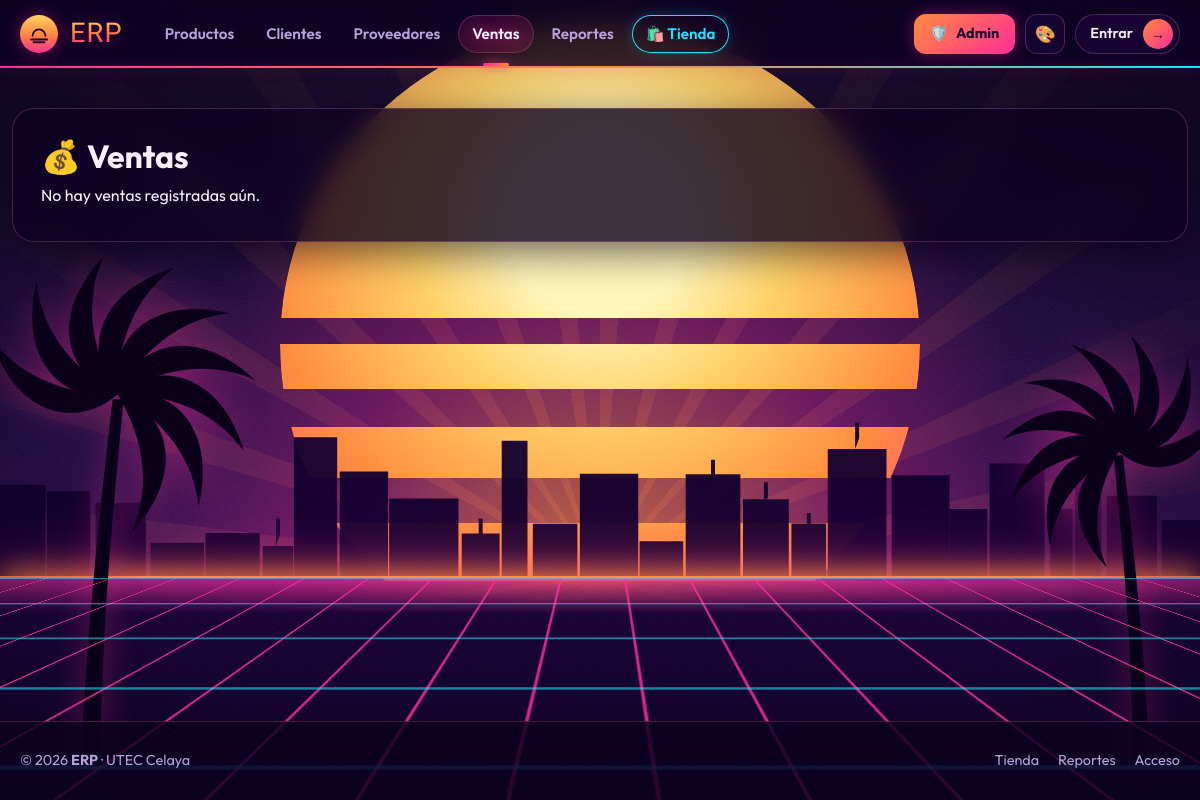
The page /ventas/ on the database as committed earlier.
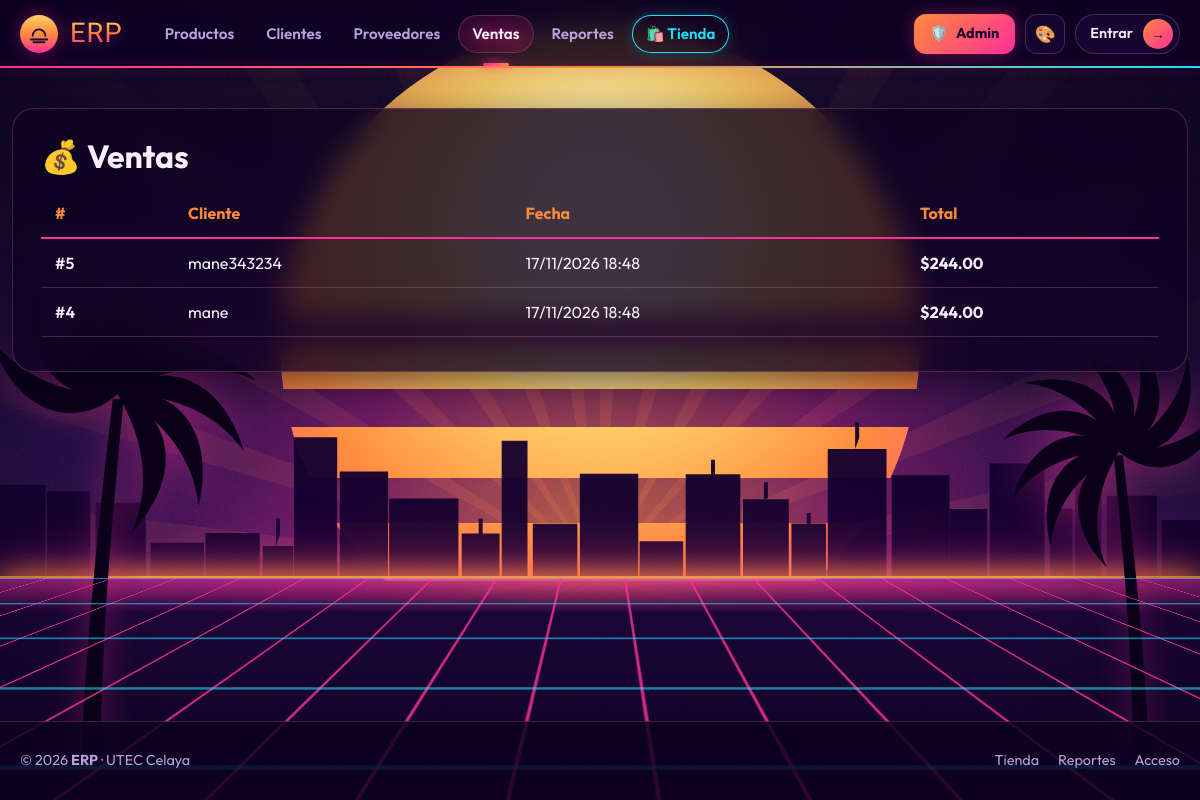
The same page on the database as committed later.
### ventas/models.py (models this page shows, shortened)
class Venta(models.Model):
    cliente = models.ForeignKey(
        Cliente,
        on_delete=models.PROTECT,      # D-03: no borrar cliente con ventas
        related_name='ventas',
        verbose_name='Cliente'
    )
    fecha   = models.DateTimeField(
        auto_now_add=True, verbose_name='Fecha'
    )
    class Meta:
        verbose_name        = 'Venta'
        verbose_name_plural = 'Ventas'
        ordering            = ['-fecha']
    @property
    def total(self) -> Decimal:
        return sum(
            (d.subtotal for d in self.detalles.all()),
            Decimal('0.00')        # valor inicial para venta sin detalles
        )

class DetalleVenta(models.Model):
    venta           = models.ForeignKey(
        Venta,
        on_delete=models.CASCADE,      # borrar Venta → borrar sus líneas
        related_name='detalles',
        verbose_name='Venta'
    )
    producto        = models.ForeignKey(
        Producto,
        on_delete=models.PROTECT,      # D-05: no borrar producto con ventas
        related_name='detalles_venta',
        verbose_name='Producto'
    )
    cantidad        = models.PositiveIntegerField(
        verbose_name='Cantidad'
    )
    precio_unitario = models.DecimalField(
        max_digits=10,
        decimal_places=2,
        verbose_name='Precio unitario',
        help_text='Precio al momento de la venta (D-06).'
    )
    class Meta:
        verbose_name        = 'Detalle de venta'
        verbose_name_plural = 'Detalles de venta'
    @property
    def subtotal(self) -> Decimal:
        return self.precio_unitario * self.cantidad

### clientes/models.py (models this page shows)
class Cliente(models.Model):
    nombre   = models.CharField(
        max_length=150, verbose_name='Nombre'
    )
    correo   = models.EmailField(
        unique=True, verbose_name='Correo electrónico'
    )
    telefono = models.CharField(
        max_length=20, blank=True, verbose_name='Teléfono'
    )
    activo   = models.BooleanField(
        default=True, verbose_name='Activo'
    )
    creado   = models.DateTimeField(
        auto_now_add=True, verbose_name='Fecha de registro'
    )
    class Meta:
        verbose_name        = 'Cliente'
        verbose_name_plural = 'Clientes'
        ordering            = ['nombre']
    def __str__(self) -> str:
        return self.nombre

### ventas/views.py (the view)
# urls.py: path('', views.VentaListView.as_view(), name='lista'),
class VentaListView(ListView):
    model = Venta
    template_name = 'ventas/lista.html'
    context_object_name = 'ventas'
    paginate_by = 20
    def get_queryset(self):
        return Venta.objects.select_related('cliente').order_by('-fecha')

### ventas/templates/ventas/lista.html (shortened to what this page needs)
{% extends "base.html" %}
{% block nav_ventas %}active{% endblock %}
{% block content %}
<div class="erp-page-title">
    <h2>💰 Ventas</h2>
</div>
{% if ventas %}
<table class="erp-table">
    <thead>
        <tr>
            <th>#</th><th>Cliente</th><th>Fecha</th><th>Total</th>
        </tr>
    </thead>
    <tbody>
        {% for v in ventas %}
        <tr>
            <td>
                <a href="{% url 'ventas:detalle' v.pk %}"
                   style="color:var(--clr-royal);font-weight:600;">
                    #{{ v.pk }}
                </a>
            </td>
            <td>{{ v.cliente }}</td>
            <td>{{ v.fecha|date:"d/m/Y H:i" }}</td>
            <td style="font-weight:700;color:var(--clr-gold);">
                ${{ v.total }}
            </td>
        </tr>
        {% endfor %}
    </tbody>
</table>
{% else %}
<div class="erp-alert-info">No hay ventas registradas aún.</div>
{% endif %}
{% endblock %}

### templates/base.html (shortened to what this page needs)
{% load static %}<!DOCTYPE html>
<html lang="es" data-theme="dark" data-palette="vice">
<head>
    <link href="https://cdn.jsdelivr.net/npm/bootstrap@5.3.0/dist/css/bootstrap.min.css"
          rel="stylesheet">
    <link href="{% static 'erp_custom.css' %}" rel="stylesheet">
    <link href="{% static 'erp_base.css' %}" rel="stylesheet">
    <link href="{% static 'gta6.css' %}" rel="stylesheet">
</head>
<body class="{% block body_class %}{% endblock %}">
<header class="gx-header">
    <div class="gx-header-inner">
        <a class="gx-brand" href="/">
            <span class="gx-logo" aria-hidden="true">
                <svg viewBox="0 0 24 24" fill="none" stroke="currentColor"
                     stroke-width="2" stroke-linecap="round">
                    <path d="M5 14a7 7 0 0 1 14 0"/>
                    <path d="M3 18h18M6 21h12"/>
                </svg>
            </span>
            <span class="gx-brand-text">ERP</span>
        </a>
        <nav class="gx-nav" id="mainNav" aria-label="Principal">
            <a href="{% url 'productos:lista' %}"
               class="gx-link {% block nav_productos %}{% endblock %}">Productos</a>
            <a href="{% url 'clientes:lista' %}"
               class="gx-link {% block nav_clientes %}{% endblock %}">Clientes</a>
            <a href="{% url 'proveedores:lista' %}"
               class="gx-link {% block nav_proveedores %}{% endblock %}">Proveedores</a>
            <a href="{% url 'ventas:lista' %}"
               class="gx-link {% block nav_ventas %}{% endblock %}">Ventas</a>
            <a href="{% url 'reportes:inicio' %}"
               class="gx-link {% block nav_reportes %}{% endblock %}">Reportes</a>
            <a href="{% url 'catalogo:catalogo' %}"
               class="gx-link gx-link-shop {% block nav_catalogo %}{% endblock %}">
                🛍️ Tienda
            </a>
        </nav>
        <div class="gx-tools">
            <a href="/admin/" class="gx-admin-btn" title="Entrar al administrador">
                <span aria-hidden="true">🛡️</span><span class="gx-admin-text">Admin</span>
            </a>
            <div class="gx-palette" id="palette">
                <button class="gx-icon-btn" id="paletteBtn" type="button"
                        aria-haspopup="true" aria-expanded="false" aria-controls="paletteMenu"
                        aria-label="Elegir tema de color" title="Tema de color">🎨</button>
            </div>
            {% if user.is_authenticated %}
                <a href="/accounts/logout/" class="gx-user" title="Cerrar sesión">
                    <span class="gx-user-name">Salir ({{ user.username }})</span>
                    <span class="gx-avatar" aria-hidden="true">{{ user.username|slice:":1"|upper }}</span>
                </a>
            {% else %}
                <a href="/accounts/login/" class="gx-user">
                    <span class="gx-user-name">Entrar</span>
                    <span class="gx-avatar" aria-hidden="true">→</span>
                </a>
            {% endif %}
        </div>
    </div>
</header>
<main class="gx-main" id="contenido">
    <div class="gx-container">
        {% block content %}{% endblock %}
    </div>
</main>
<footer class="gx-footer">
    <div class="gx-footer-inner">
        <span>© {% now "Y" %} <strong>ERP</strong> · UTEC Celaya</span>
        <span>
            <a href="{% url 'catalogo:catalogo' %}">Tienda</a>
            <a href="{% url 'reportes:inicio' %}">Reportes</a>
            <a href="/accounts/login/">Acceso</a>
        </span>
    </div>
</footer>
</body>
</html>

### static/erp_base.css (style rules this page uses)
:root, [data-theme="dark"] { --bg: #0a0a0d; --surface: #15151b; --border: #2a2a33; --text: #e8e8ee; --muted: #9a9aa8; --accent: #f5a524; }
body { background: var(--bg); color: var(--text); font-family: "Inter", system-ui, sans-serif; min-height: 100vh; display: flex; flex-direction: column; }
a { color: var(--accent); }

### static/gta6.css (style rules this page uses)
:root { --mx: 0; --my: 0; --gta-sil: #12002e; --gta-hor: 255, 140, 60; --gta-grid: 255, 46, 151; }
html[data-theme="dark"] { --gx-sky: linear-gradient(180deg, #12002e 0%, #3a0a5c 28%, #a21d72 50%, #ff4d8a 63%, #ff9a3c 72%, #ff9a3c 100%); }
html body::before, html body::after { display: none; }

Rows that differ between the two databases and show on the page:
added Venta: pk "5", cliente "mane343234", fecha "17/11/2026 18:48", total "244.00"
added Venta: pk "4", cliente "mane", fecha "17/11/2026 18:48", total "244.00"
Other text that changed with them:
text no longer shown: "No hay ventas registradas aún."
text now shown: "# Cliente Fecha Total"
